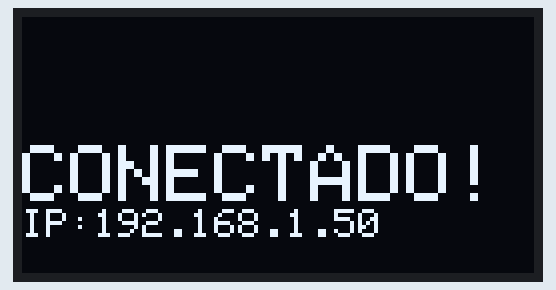
This sketch was run on a simulated ESP32. On the bench: 128×64 one-colour display. WiFi joins after 1.5 s; servers stay silent unless stated; what the sketch prints to the serial monitor is not drawn.

Above: at 3.6 s.

The sketch:

Client.ino
```cpp
#include "WiFi.h"
#include <HTTPClient.h>

#include <Wire.h>
#include <Adafruit_GFX.h>
#include <Adafruit_SSD1306.h>

#define SCREEN_WIDTH 128
#define SCREEN_HEIGHT 64
#define SCREEN_ADDRESS 0x3C

#define OLED_RESET -1

Adafruit_SSD1306 display(SCREEN_WIDTH, SCREEN_HEIGHT, &Wire, OLED_RESET);

const char* ssid = "ESP-Accesso";
const char* password = "12345678";

unsigned long previousMillis = 0;
const long intervalo = 200;

const long intervaloTamanhoPacote = 3600000;
unsigned long previousMillisPacote = 0;
int tamanhoPacote = 19;

String mensagem = "";

IPAddress server(192,168,4,1);  //IP do Server
WiFiClient client;

void setup() {
  Serial.begin(115200);
  Wire.begin(5, 4);

  IPAddress DHCP(192, 168, 4, 30);
  IPAddress gateway(192, 168, 4, 1);
  IPAddress subnet(255, 255, 255, 0);

  if(!display.begin(SSD1306_SWITCHCAPVCC, SCREEN_ADDRESS)) {
    Serial.println(F("SSD1306 allocation failed"));
    for(;;);
  }
  delay(2000);

  Serial.print("Conectando na rede: ");
  Serial.println(ssid);

  WiFi.begin(ssid, password);
  WiFi.config(DHCP, gateway, subnet);

  display.clearDisplay();
  display.setTextSize(2);
  display.setTextColor(WHITE);
  display.setCursor(0, 0);

  display.println("Conectando... ");
  display.display();

  while(WiFi.status() != WL_CONNECTED) {
    delay(500);
    Serial.print(".");
  }

  Serial.print("\nWiFi conectado. Endereço de IP: ");
  Serial.println(WiFi.localIP());

  display.clearDisplay();
  display.println("CONECTADO!");
  display.setTextSize(1);
  display.print("IP:");
  display.println(WiFi.localIP());
  display.display();

}

void loop() {
  unsigned long currentMillis = millis();
  mensagem = "";

  if (currentMillis - previousMillisPacote >= intervaloTamanhoPacote){
    tamanhoPacote = tamanhoPacote + 20;
    previousMillisPacote = currentMillis;
  }

  if (currentMillis - previousMillis >= intervalo) {
    if (WiFi.status() == WL_CONNECTED) {
      client.connect(server, 80);

      for (int i = 0; i < tamanhoPacote; i++) {
        char z = 'C';
        mensagem += z;
      }

      client.print(mensagem + "\r"); //Mensagem enviada para o Server
      Serial.println("ENVIOU MENSAGEM!!");

      ClientContinue();

    }  else {
      Serial.println("WiFi Desconectado");
    }
    previousMillis = currentMillis;
  }

}

void ClientContinue(){

  String answer = client.readStringUntil('\r'); // receives the answer from the sever
  client.flush();

  Serial.println("");
  if (answer != ""){
    Serial.println("Dado Recebido: " + answer);
  } else {
    Serial.println("Mensagem nao Recebida!!");
  }
}
```
